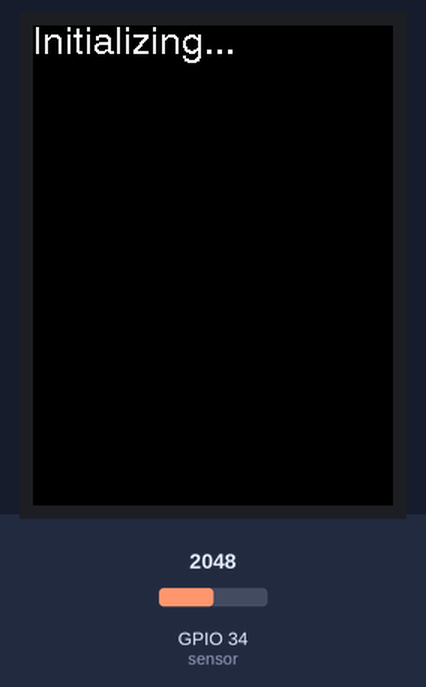
Bench run of a sketch on a simulated ESP32. Parts: 240×320 colour display. Inputs (shaded band) come from the test bench; at power-on: GPIO 34 (sensor) = 2048. WiFi joins after 1.5 s; servers stay silent unless stated; what the sketch prints to the serial monitor is not drawn.

Above: at 0.3 s.
At 2.9 s:
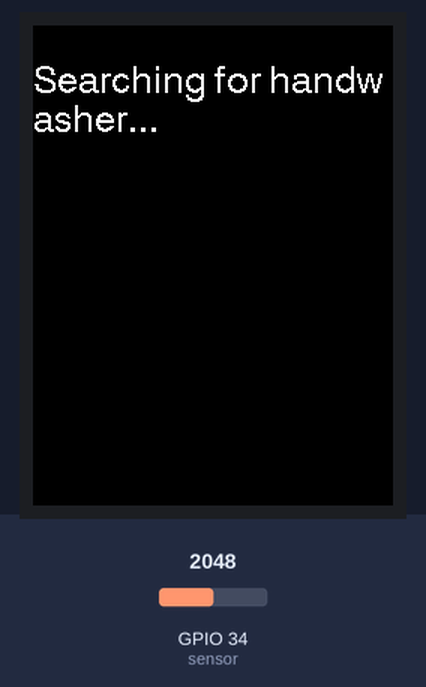
3.0 s: GPIO 34 (sensor) set to 763
At 3.7 s:
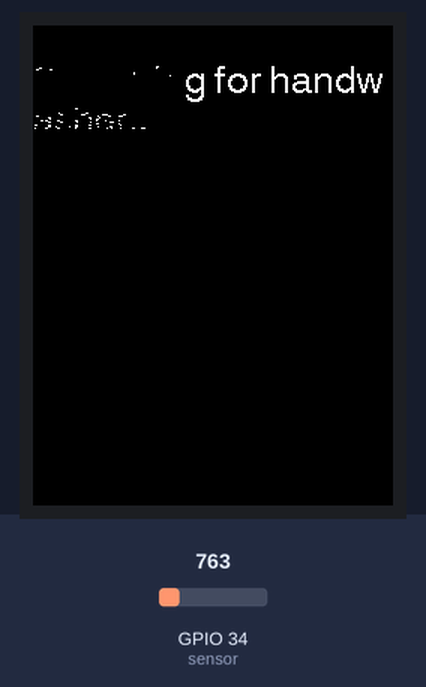
6.2 s: GPIO 34 (sensor) set to 708
9.4 s: GPIO 34 (sensor) set to 959
12.5 s: GPIO 34 (sensor) set to 1018
Timing chart, 0 to 15.5 s (numbered marks = the images above; inputs shaded):
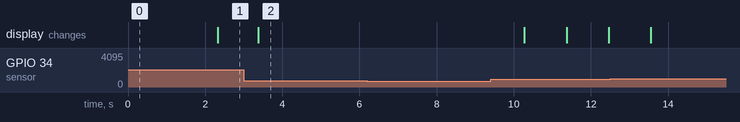

Measured:
- after the input at 6.2 s, every drawn part: stays the same

The sketch:

prototypeBMPDrawer.ino
```cpp
#include <WiFi.h>
#include <WiFiMulti.h>
#include <SPI.h>
#include <TFT_eSPI.h>
#include "xbm.h"

TFT_eSPI tft = TFT_eSPI();
WiFiMulti WiFiMulti;

#define RED 0xF800
#define ORANGE 0xFA60
#define YELLOW 0xFFE0
#define GREEN 0x07E0
#define BLACK 0x0000
#define DEG2RAD 0.0174532925

boolean washingStatus = false;
int personIndex = 0;
int startTime;
int endTime;
int distances[500] = {0};
int distanceIndex = 0;

void setup() {
  tft.init();
  tft.fillScreen(TFT_BLACK);
  tft.setCursor(0, 0, 4);
  tft.setTextColor(TFT_WHITE, TFT_BLACK);
  tft.println("Initializing...");
  Serial.begin(9600);
  WiFiMulti.addAP("helloWifi", "416Wifi!");
  Serial.println();
  Serial.println();
  Serial.println("Waiting for WiFi");

  while (WiFiMulti.run() != WL_CONNECTED) {
    delay(500);
  }
  Serial.println("Connected w/ IP:");
  Serial.println(WiFi.localIP());
  //Serial.println("Getting index position..."); These lines are for retrieving index position from server
  //String line = String();
  //sendData(-1, port, host, line);
  //char * writable = new char[line.length()+1];
  //line.toCharArray(writable, line.length());
  //writable[line.length()] = '\0';
  //sscanf(writable, "%l", personIndex);// -1 will never be sent in another scenario
  // delete[] writable;
  Serial.println("Collecting sensor data.");
}

void loop() {
  uint16_t port = 80;
  char * host = "192.168.1.132";
  //char * host = "172.20.10.2";
  delay(500);

startLoop:
  float volts = analogRead(34) * 0.0048828125; // value from sensor * (5/1024)
  double distance = 126.002 * pow(volts, -1);
  if (washingStatus == true) {
    int j = 0;
    while (distances[j] != 0 && distances[j] != NULL) {
      j++;
    }
    if (distance < 50) {
      distances[j] = distance;
    }
    //distanceIndex = j;
  }


  if (millis() - startTime < 5000 && washingStatus == true) {
    tft.drawXBitmap(0, 0, wordsone, 100, 150, TFT_BLACK);
  } else if (millis() - startTime < 10000 && washingStatus == true) {
    tft.drawXBitmap(0, 0, wordstwo, 100, 150, TFT_BLACK);
  } else if (millis() - startTime < 15000 && washingStatus == true) {
    tft.drawXBitmap(0, 0, wordsthree, 100, 150, TFT_BLACK);

  } else if (millis() - startTime <= 20000 && washingStatus == true) {
    tft.drawXBitmap(0, 0, wordsfour, 100, 150, TFT_BLACK);
  } else if (millis() - startTime > 20000 && washingStatus == true) {
    tft.drawXBitmap(0, 0, wordsfive, 100, 150, TFT_BLACK);
  }
  else if (washingStatus == false) {
    tft.fillScreen(TFT_BLACK);
    tft.println("Searching for handwasher...");
    delay(500);
  }

  if (distance < 35 && distance > 5) { //35 is distance from sensor to person's body/the counter. Data is sent
    // when distance > 35 - when the handwasher has left
    //5 is min val where sensor is accurate
    if (washingStatus == false) {
      startTime = millis();
    }
    if (washingStatus == true && distance > 25) { //hands moved out of sink (tinker with depending on sink)
      delay(2000); //frequency of distance checks functionally
      goto startLoop;
    } else if (distance < 26 && washingStatus == false) {
      washingStatus = true;
    }
  } else {
    if (washingStatus == true) {
      endTime = millis();
    }
    washingStatus = false;
    float timeSpent = (endTime - startTime) * pow(10, -3);
    if (timeSpent > 0) {
      String exchange = "";
      sendData(timeSpent, port, host, exchange, distances);
      //      for (int g = distanceIndex; g < 500; g++) {
      //        distances[g] = NULL;
      //      }
      memset(distances, 0, sizeof(distances));
      endTime = 0;
      startTime = 0;
      timeSpent = -1;
      personIndex++;
    }
  }
}

void sendData(float timeSpent, uint16_t port, char *host, String &output, int distances[]) {
  Serial.println();
  Serial.println("Connecting to server");
  delay(1000);
  WiFiClient client;
  int attempts = 0;
  int k = 0;
  while (distances[k] != 0 && distances[k] != NULL) {
    k++;
  }
  String message;
  if (timeSpent < 0) {
  } else {
    message += personIndex;
    message += ": ";
  }
  message += timeSpent;
  message += '\n';
  for (int i = 0; i < k; i++) {
    message += distances[i];
    message += ' ';

  }
connectLine:
  attempts++;
  if (attempts > 2) {
    Serial.println("Failed");
    return;
  } else if (!client.connect(host, port)) {
    Serial.println("Failed");
    delay(5000);
    goto connectLine;
  }
  client.println(message);
  delay(25);
  Serial.println(message);
  if (client.connected()) {
    Serial.println(client.readStringUntil('\r'));
  }
  client.stop();
  return;
}
```

Source omitted: xbm.h (data table, 78664 bytes)
